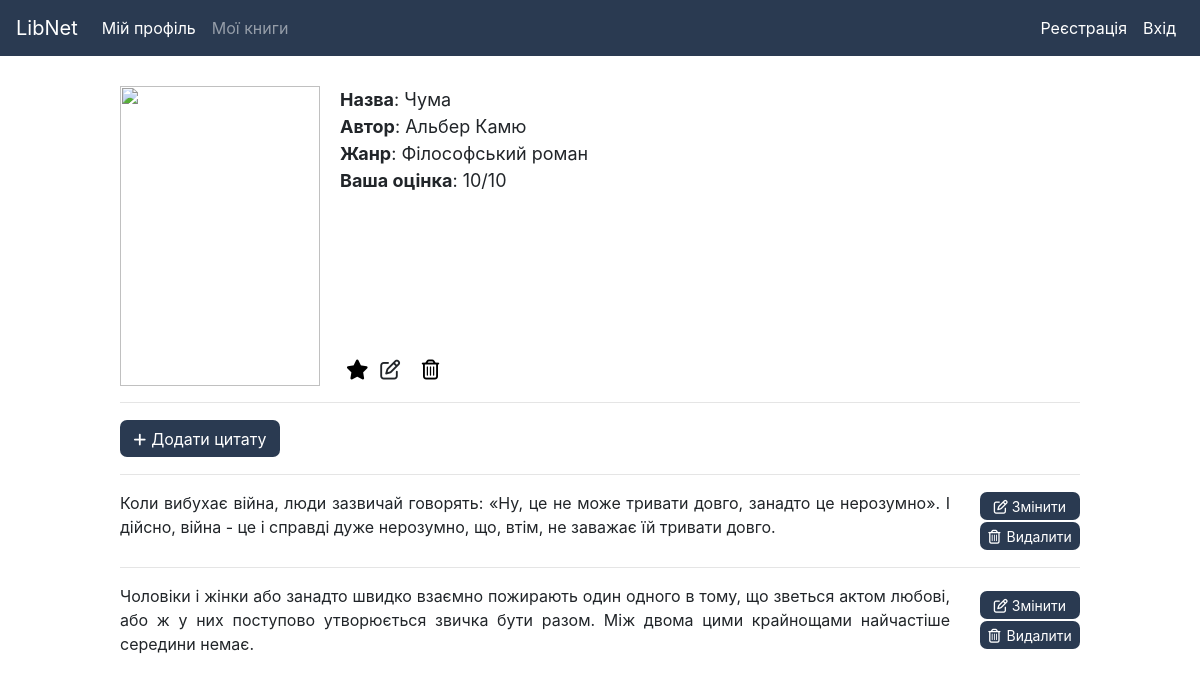
The app's page /3/book with its own data.
### sn/db.py (models this page shows)
class Book(db.Model):
	id = db.Column(db.Integer, primary_key=True)
	owner_id = db.Column(db.Integer, db.ForeignKey('user.id'), nullable=False)
	owner = db.relationship('User',  foreign_keys = "Book.owner_id")
	name = db.Column(db.String(80), nullable=False)
	author = db.Column(db.String(80))
	genre = db.Column(db.String(80))
	status = db.Column(db.String(3), nullable=False)
	rating = db.Column(db.String(3))
	image = db.Column(db.String(100))
	is_favorite = db.Column(db.Boolean, default=False)

class Quote(db.Model):
	id = db.Column(db.Integer, primary_key=True)
	book_id = db.Column(db.Integer, db.ForeignKey('book.id'), nullable=False)
	book = db.relationship('Book',  foreign_keys = "Quote.book_id")
	text = db.Column(db.String(1005))
	is_favorite = db.Column(db.Boolean, default=False)

### sn/index.py (the view)
@app.route('/<int:id>/book', methods=('GET', 'POST'))
def book(id):
	get_user()
	book = Book.query.filter_by(id = id).first()
	quotes = Quote.query.filter_by(book_id=book.id)
	author = book.author
	if request.method == 'POST':
		quote_text = request.form['quote_text']
		quote = Quote(book_id=book.id, text=quote_text)
		db.session.add(quote)
		db.session.commit()
		return redirect(url_for('book', id=id))
	return render_template('book.html', quotes=quotes, author=book.author, name=book.name, genre=book.genre, rating=book.rating, image=book.image, book=book)

### sn/index.py (called while the page is built)
def get_user():
	user_id = session.get('user_id')
	if user_id is None:
		g.user = None
	else:
		g.user = User.query.filter_by(id=user_id).first()
	return g.user

### sn/templates/book.html (shortened to what this page needs)
<!doctype html>
<html>
    <head>
    <link rel="stylesheet" href="https://maxcdn.bootstrapcdn.com/bootstrap/4.0.0/css/bootstrap.min.css">
    <link rel="stylesheet" href="../static/css/style.css">
    </head>
    <body>
        {% include 'navbar.html' %}
        <div class="quotes-contain">
        <div class="book-info">
            {% if image %}
                <img class="book-img"  src="{{ image }}" style="margin-right: 20px;">
                {% else %}
                <img class="book-img"  src="../static/img/book.svg" style="margin-right: 20px;">
                {% endif %}
            <div class="book-ul">
                <ul style="list-style: none; padding: 0; margin: 0;">
                <li><b>Назва</b>: {{ name }}</li>
                {% if author %}
                <li><b>Автор</b>: {{ author }}</li>
                {% endif %}
                {% if genre %}
                <li><b>Жанр</b>: {{ genre }}</li>
                {% endif %}
                {% if rating %}
                <li><b>Ваша оцінка</b>: {{ rating }}/10</li>
                {% endif %}
                </ul>
            <div class="book-buttons" style="display: flex; font-size: 20px;">
                <form method="post">
                    {%  if book.is_favorite %}
                <button formaction="{{ url_for('add_book_to_favorites', id=book.id) }}" style="border: 0; background-color: transparent;"><i class="fas fa-star"></i></button>
                    {%  else %}
                <button formaction="{{ url_for('add_book_to_favorites', id=book.id) }}" style="border: 0; background-color: transparent;"><i class="far fa-star"></i></button>
                    {%  endif %}
                    <a style="margin-right: 10px;"><i class="far fa-edit"></i></a>
                <button formaction="{{ url_for('delete_book', id=book.id) }}" style="border: 0; background-color: transparent;"><i class="far fa-trash-alt"></i></button>
                </form>
            </div>
            </div>
        </div>
        <hr>
        <button id="add-quote-button" class="add-quote-button" onclick="myFunction()"><i class="fas fa-plus" style="margin-right: 5px; font-size: 0.9rem;"></i>Додати цитату
        </button>
        {% if quotes.first() %}
        <ol class="quotes">
            {% for q in quotes %}
            <hr>
                <li class="quote-div"><div id = "quote-text-div">{{ q.text }}</div>
                    <div id="contain" style="display: flex; align-items: center; justify-content: center;">
                    <div id="min-contain">
                    <button class="edit-delete-button" ><i class="far fa-edit"></i>
                    Змінити</button>
                    <form method="post">
                    <button class="edit-delete-button" formaction="{{ url_for('delete_quote', id=q.book_id) }}"><i class="far fa-trash-alt" style="margin-right: 6px;"></i>Видалити</button>
                    </form>
                    </div>
                    </div>
                </li>
            {% endfor %}
        </ol>
        {% else %}
            <hr>
            <p>Ви поки що не додавали цитати.</p>
        {% endif %}
    </div>
    </body>
</html>

### sn/templates/navbar.html (shortened to what this page needs)
<!doctype html>
<html>
<head>
    <link rel="stylesheet" href="../static/css/style.css">
<link rel="stylesheet" href="https://maxcdn.bootstrapcdn.com/bootstrap/4.0.0/css/bootstrap.min.css">
</head>
<body>
<nav class="navbar navbar-expand-lg navbar-dark" style="background-color: #2A3A51;">
  <a class="navbar-brand" href="{{ url_for('index') }}">LibNet</a>
  <div  class="collapse navbar-collapse" id="navbarSupportedContent">
    <ul class="navbar-nav mr-auto">
      <li class="nav-item active">
        <a class="nav-link" href="{{ url_for('my_profile') }}">Мій профіль<span class="sr-only">(current)</span></a>
      </li>
      <li class="nav-item">
        <a class="nav-link" href="{{ url_for('books') }}">Мої книги</a>
      </li>
    </ul>
      <ul class="navbar-nav">
      {% if g.user %}
        <li class="nav-item">
        <span class="nav-link">{{ g.user.username }}</span>
        </li>
        <li class="nav-item">
        <a style="color: white" class="nav-link" href="{{ url_for('logout') }}">Вийти</a>
        </li>
      {% else %}
        <li class="nav-item">
        <a style="color: white" class="nav-link" href="{{ url_for('register') }}">Реєстрація</a>
        </li>
        <li class="nav-item">
        <a style="color: white" class="nav-link my_nav_link" href="{{ url_for('login') }}">Вхід</a>
        </li>
     {% endif %}
    </ul>
  </div>
</nav>
    </body>
</html>

### sn/static/css/style.css (style rules this page uses)
a { color: #000; text-decoration: none; }
.nav-link { color: black; }
.add-class-button, .edit-delete-button, .add-quote-button { background-color: #2A3A51; color: white; width: 160px; height: 37px; border-radius: 7px; margin: auto; border-color: transparent; margin: 1px 0 1px 0; }
.quote-div { display: flex; justify-content: space-between; }
.edit-delete-button { width: 100px; height: 28px; font-size: 14px; }
#quote-text-div { text-align: justify; margin-right: 30px; }
.quotes-contain { max-width: 80vw; margin: auto; margin-top: 30px; }
ol { padding: 0; }
.book-img { width: 200px; height: 300px; object-fit: cover; }

### sn/templates/navbar.html (style rules this page uses)
.navbar { position: sticky; left: 0; }

### sn/templates/book.html (style rules this page uses)
.book-info { font-size: 18px; display: flex; align-content: center; }
.book-ul { display: flex; flex-direction: column; justify-content: space-between }

### records on screen
Book: name "Чума", author "Альбер Камю", genre "Філософський роман", rating "10"
Quote: text "Коли вибухає війна, люди зазвичай говорять: «Ну, це не може тривати довго, занадто це нерозумно». І дійсно, війна - це і справді дуже нерозумно, що, втім, не заважає їй тривати довго."
Quote: text "Чоловіки і жінки або занадто швидко взаємно пожирають один одного в тому, що зветься актом любові, або ж у них поступово утворюється звичка бути разом. Між двома цими крайнощами найчастіше середини немає."
